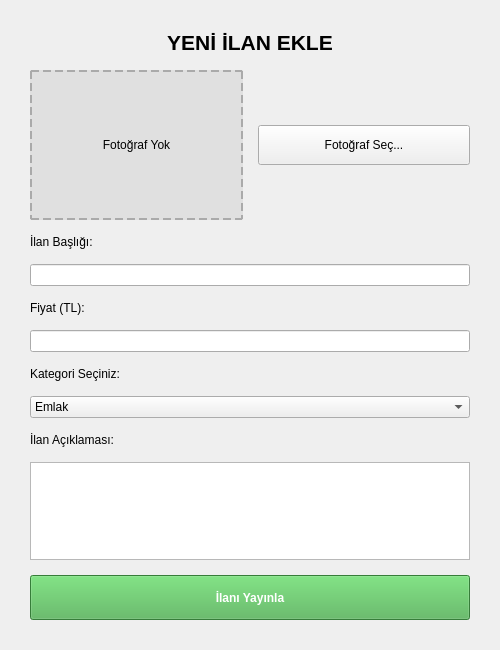
<?xml version="1.0" encoding="UTF-8"?>
<ui version="4.0">
 <class>IlanEkle</class>
 <widget class="QWidget" name="IlanEkle">
  <property name="geometry">
   <rect>
    <x>0</x>
    <y>0</y>
    <width>500</width>
    <height>650</height>
   </rect>
  </property>
  <property name="windowTitle">
   <string>Yeni İlan Ekle</string>
  </property>
  <layout class="QVBoxLayout" name="verticalLayout">
   <property name="spacing">
    <number>15</number>
   </property>
   <property name="leftMargin">
    <number>30</number>
   </property>
   <property name="topMargin">
    <number>30</number>
   </property>
   <property name="rightMargin">
    <number>30</number>
   </property>
   <property name="bottomMargin">
    <number>30</number>
   </property>
   <item>
    <widget class="QLabel" name="lblBaslikGenel">
     <property name="font">
      <font>
       <pointsize>16</pointsize>
       <bold>true</bold>
      </font>
     </property>
     <property name="text">
      <string>YENİ İLAN EKLE</string>
     </property>
     <property name="alignment">
      <set>Qt::AlignCenter</set>
     </property>
    </widget>
   </item>
   <item>
    <layout class="QHBoxLayout" name="fotoLayout">
     <item>
      <widget class="QLabel" name="lblFotoOnizleme">
       <property name="minimumSize">
        <size>
         <width>150</width>
         <height>150</height>
        </size>
       </property>
       <property name="styleSheet">
        <string>background-color: #e0e0e0; border: 2px dashed #aaa;</string>
       </property>
       <property name="text">
        <string>Fotoğraf Yok</string>
       </property>
       <property name="alignment">
        <set>Qt::AlignCenter</set>
       </property>
      </widget>
     </item>
     <item>
      <widget class="QPushButton" name="btnFotoEkle">
       <property name="minimumSize">
        <size>
         <width>120</width>
         <height>40</height>
        </size>
       </property>
       <property name="text">
        <string>Fotoğraf Seç...</string>
       </property>
      </widget>
     </item>
    </layout>
   </item>
   <item>
    <widget class="QLabel" name="lblBaslik">
     <property name="text">
      <string>İlan Başlığı:</string>
     </property>
    </widget>
   </item>
   <item>
    <widget class="QLineEdit" name="txtBaslik"/>
   </item>
   <item>
    <widget class="QLabel" name="lblFiyat">
     <property name="text">
      <string>Fiyat (TL):</string>
     </property>
    </widget>
   </item>
   <item>
    <widget class="QLineEdit" name="txtFiyat"/>
   </item>
   <item>
    <widget class="QLabel" name="lblKategori">
     <property name="text">
      <string>Kategori Seçiniz:</string>
     </property>
    </widget>
   </item>
   <item>
    <widget class="QComboBox" name="cmbKategori">
     <item>
      <property name="text">
       <string>Emlak</string>
      </property>
     </item>
     <item>
      <property name="text">
       <string>Vasıta</string>
      </property>
     </item>
     <item>
      <property name="text">
       <string>Elektronik</string>
      </property>
     </item>
     <item>
      <property name="text">
       <string>Giyim</string>
      </property>
     </item>
    </widget>
   </item>
   <item>
    <widget class="QLabel" name="lblAciklama">
     <property name="text">
      <string>İlan Açıklaması:</string>
     </property>
    </widget>
   </item>
   <item>
    <widget class="QTextEdit" name="txtAciklama"/>
   </item>
   <item>
    <widget class="QPushButton" name="btnYayinla">
     <property name="minimumSize">
      <size>
       <width>0</width>
       <height>45</height>
      </size>
     </property>
     <property name="styleSheet">
      <string>background-color: #4CAF50; color: white; font-weight: bold;</string>
     </property>
     <property name="text">
      <string>İlanı Yayınla</string>
     </property>
    </widget>
   </item>
  </layout>
 </widget>
 <resources/>
 <connections/>
</ui>
